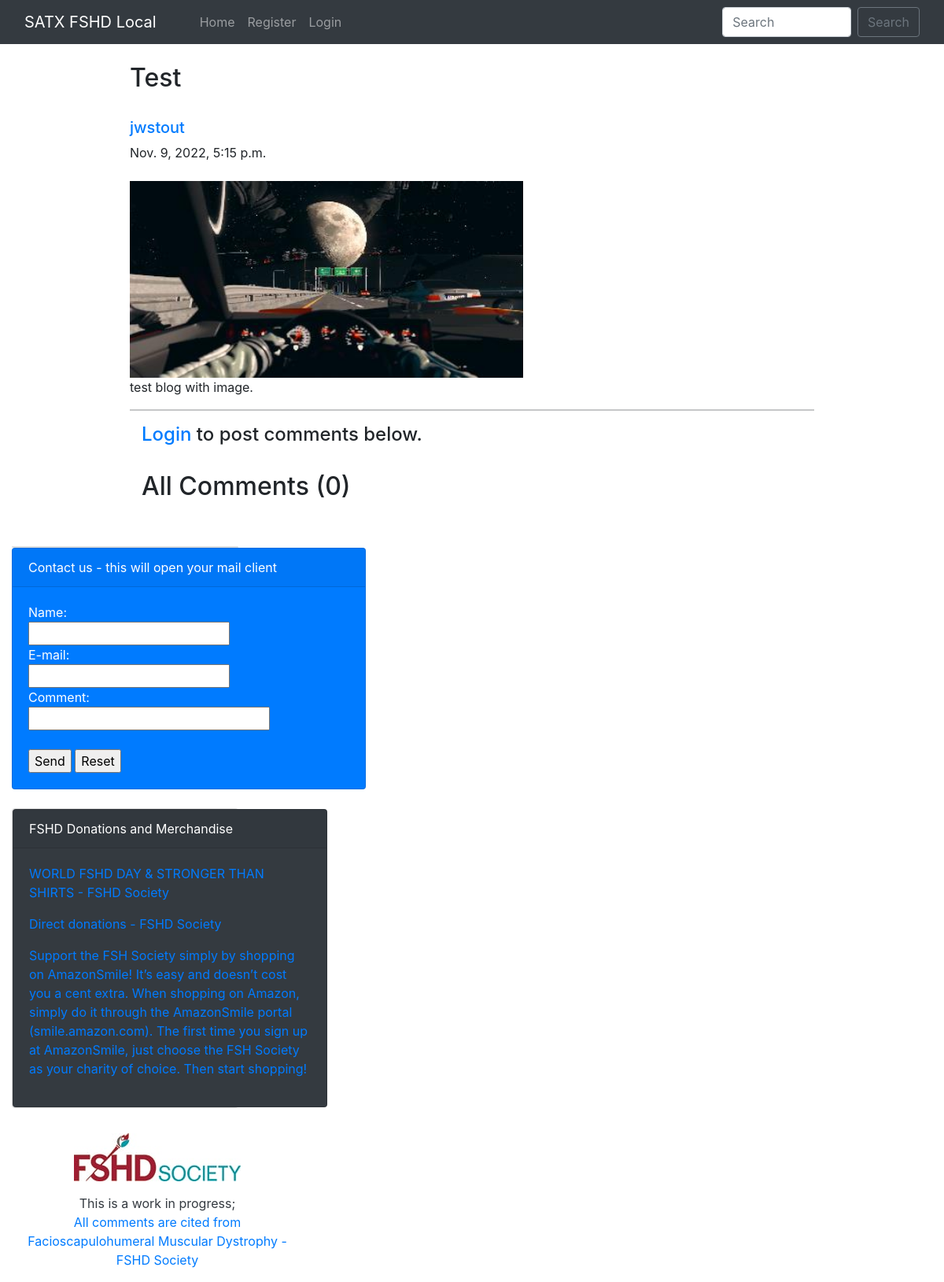
/blog/Test blog/, run on the app's committed database.
### home/models.py (models this page shows, shortened)
class BlogPost(models.Model):
    title=models.CharField(max_length=255)
    author= models.ForeignKey(User, on_delete=models.CASCADE)
    slug=models.CharField(max_length=130)
    content=models.TextField()
    image = models.ImageField(upload_to="profile_pics", blank=True, null=True)
    dateTime=models.DateTimeField(auto_now_add=True)

### home/views.py (the view)
# urls.py: path("blog/<str:slug>/", views.blogs_comments, name="blogs_comments"),
def blogs_comments(request, slug):
    post = BlogPost.objects.filter(slug=slug).first()
    comments = Comment.objects.filter(blog=post)
    if request.method=="POST":
        user = request.user
        content = request.POST.get('content','')
        blog_id =request.POST.get('blog_id','')
        comment = Comment(user = user, content = content, blog=post)
        comment.save()
    return render(request, "blog_comments.html", {'post':post, 'comments':comments})

### home/templates/blog_comments.html (shortened to what this page needs)
{% extends 'base.html' %}
{% block body %}
{% load humanize %}
<div class="container w-75 my-4">
      <h2 class="blog-post-title">{{post.title}}</h2>
      <br>
      <div class="media">
            <div class="media-body">
                  <h5 class="mt-0"><a href="/user_profile/{{post.author.id}}/">{{post.author}}
                        </a></h5>
                  {{post.dateTime}}
            </div>
      </div>
      <br>
      <img src="/media/{{post.image}}" alt="" height="250px" width="500px">
      <br>
      <p>{{post.content}}.</p>
      <hr>
      {% if user.is_authenticated %}
      <div class="container">
            <h2>Add Comments Here</h2>
            <form action="/blog/{{post.slug}}/" method="POST"> {% csrf_token %}
                  <div class="form-floating">
                        <textarea class="form-control" placeholder="Leave a comment here" id="floatingTextarea2"
                              style="height: 100px" id="content" name="content"></textarea>
                        <label for="floatingTextarea2">Leave a comment here.</label>
                        <br>
                        <button type="submit" class="btn btn-primary">Comment</button>
                  </div>
            </form>
            {% else %}
            <div class="container">
                  <h4><a href="/login/">Login</a> to post comments below.</h4>
                  {% endif %}
                  <br>
                  <h2>All Comments ({{comments.count}})</h2>
                  <br>
            </div>
      </div>
      {% endblock %}

### data on the page
BlogPost: title "Test", author "jwstout", dateTime "Nov. 9, 2022, 5:15 p.m.", image (picture), content "test blog with image"

### other printed values
{{ comments.count }} "0"
